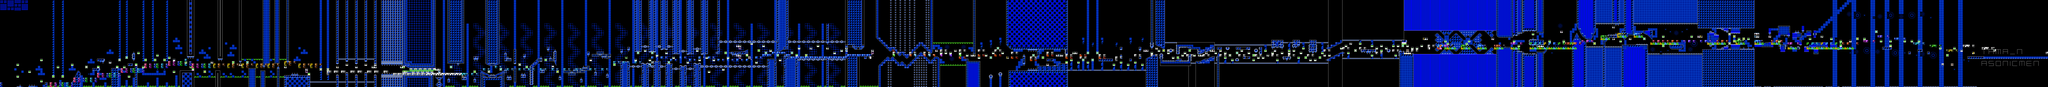

Below is a game level as drawn by its tile map, then a one-line description and the .tmx that defines it (tile-layer data replaced by summaries):
An orthogonal 865x37 tile map with 16x16 px tiles, 2 tile layers (SP, ...), 2 tilesets, 2 image layers.

<map version="1.10" tiledversion="1.11.2" orientation="orthogonal" renderorder="right-down" width="865" height="37" tilewidth="16" tileheight="16" infinite="0" nextlayerid="5" nextobjectid="1">
 <editorsettings>
  <chunksize width="16" height="27" />
  <export target="../LEVELS/LEVEL DATA/lvlset_B/endorphinrush.csv" format="csv" />
 </editorsettings>
 <tileset firstgid="1" name="famidash" tilewidth="16" tileheight="16" tilecount="256" columns="16">
  <image source="../../../GRAPHICS/famidash.bmp" width="256" height="256" />
 </tileset>
 <tileset firstgid="257" name="sprites" tilewidth="16" tileheight="16" tilecount="256" columns="16">
  <image source="../../../GRAPHICS/sprites.png" width="256" height="256" />
 </tileset>
 <imagelayer id="3" name="Image Layer 1" parallaxx="0.9" parallaxy="0.9" repeatx="1" repeaty="1">
  <image source="../../../GRAPHICS/Old/parallax Blue.bmp" width="144" height="72" />
 </imagelayer>
 <imagelayer id="4" name="Image Layer 2" offsetx="0" offsety="592" repeatx="1">
  <image source="../../../GRAPHICS/ground.bmp" width="64" height="128" />
 </imagelayer>
 <layer id="1" width="865" height="37">
  <data>[32005 cells, 32005 non-empty, 138 distinct tile ids]</data>
 </layer>
 <layer id="2" name="SP" width="865" height="37">
  <data>[32005 cells, 905 non-empty, 91 distinct tile ids]</data>
 </layer>
</map>
